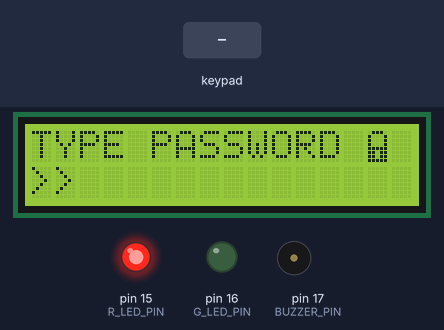
Recording of a sketch running on a simulated Arduino Leonardo, built with avr-gcc and run on an emulated ATmega32U4. Shown: 16×2 character LCD, output pins drawn as LEDs (lit = HIGH), buzzer (waves = sounding). Wiring (inferred from the names in the program): 4×3 keypad with keys 1 2 3 4 5 6 7 8 9 R 0 F: rows pin 6, pin 7, pin 8, pin 9; columns pin 10, pin 13, pin 14. Inputs (shaded band) come from the test bench. Pins used as bus, display or sensor lines are not drawn.

Above: at 1.2 s.
1.3 s: keypad keys 1 6 0 8 2 0 1 9 pressed 0.4 s apart
At 5.6 s:
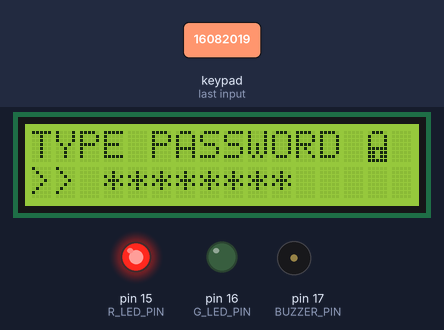
6.0 s: key 'F' pressed
At 8.8 s:
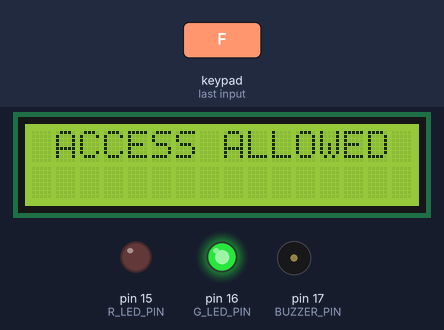
9.0 s: key 'R' pressed
At 9.4 s:
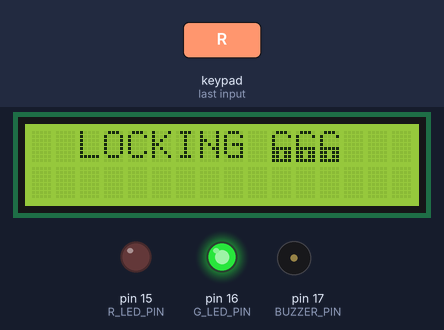
11.8 s: key 'F' pressed
At 14.6 s:
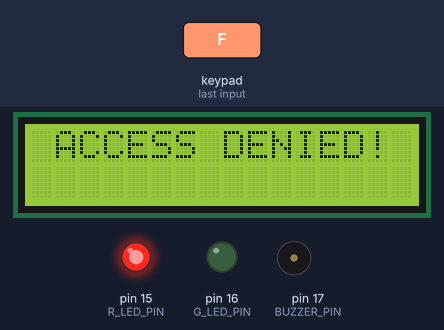
14.8 s: keypad keys 1 3 9 7 2 2 2 2 pressed 0.4 s apart
At 18.4 s:
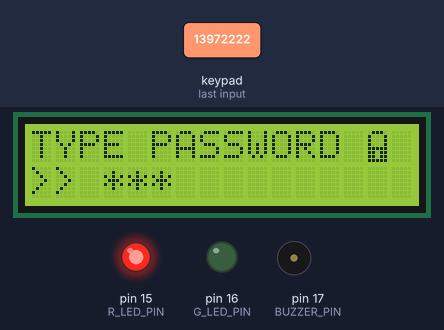
19.5 s: key 'F' pressed
At 23.2 s:
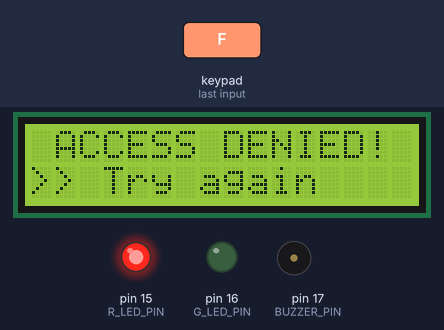
Timing chart, 0 to 23.5 s (numbered marks = the images above; inputs shaded):
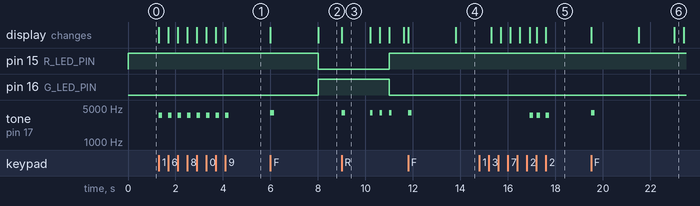

The sketch:

Keypad.ino
```cpp
/*
* Keypad.ino
*
* Created: 13/08/2019 18:51:10
* Author : Leonardo Lisa
*/

// NOTE:
// Useful link
// https://omerk.github.io/lcdchargen/

#include <LiquidCrystal.h>

// PINS
#define BUZZER_PIN 17

#define R_LED_PIN 15
#define G_LED_PIN 16

#define ROW0_PIN 6
#define ROW1_PIN 7
#define ROW2_PIN 8
#define ROW3_PIN 9
#define COLUMN0_PIN 10
#define COLUMN1_PIN 13
#define COLUMN2_PIN 14

#define ROWS 4
#define COLS 3

#define PASSWORD_LENGTH 8

const byte rs = 12, en = 11, d4 = 5, d5 = 4, d6 = 3, d7 = 2;
LiquidCrystal lcd(rs, en, d4, d5, d6, d7);

// OTHERS
#define DENIED 0
#define ALLOWED 1

// CONSTANTS
const byte row_pins[4] = {ROW0_PIN, ROW1_PIN, ROW2_PIN, ROW3_PIN};
const byte keys[ROWS][COLS] = {
  {1, 2, 3},
  {4, 5, 6},
  {7, 8, 9},
  {'R', 0,'F'}
};
byte padlock_lck[8] = {
  B01110,
  B10001,
  B10001,
  B10001,
  B11111,
  B11011,
  B11011,
  B11111
};
byte padlock_un[8] = {
  B01110,
  B10001,
  B10000,
  B10000,
  B11111,
  B11011,
  B11011,
  B11111
};
const byte password[PASSWORD_LENGTH]= {1, 6, 0, 8, 2, 0, 1, 9};

// VARIABLES
byte row = 0, column = 0, buffer_count = 0, access = 0, timeOUT = 0;
byte buffer_password[PASSWORD_LENGTH]= {};

void setup() {
  // Keypad pin configuration
  pinMode(ROW0_PIN, INPUT);
  digitalWrite(ROW0_PIN, HIGH);
  pinMode(ROW1_PIN, INPUT);
  digitalWrite(ROW1_PIN, HIGH);
  pinMode(ROW2_PIN, INPUT);
  digitalWrite(ROW2_PIN, HIGH);
  pinMode(ROW3_PIN, INPUT);
  digitalWrite(ROW3_PIN, HIGH);
  pinMode(COLUMN0_PIN, OUTPUT);
  digitalWrite(COLUMN0_PIN, LOW);
  pinMode(COLUMN1_PIN, OUTPUT);
  digitalWrite(COLUMN1_PIN, LOW);
  pinMode(COLUMN2_PIN, OUTPUT);
  digitalWrite(COLUMN2_PIN, LOW);
  // Led pin configuration
  pinMode(R_LED_PIN, OUTPUT);
  digitalWrite(R_LED_PIN, HIGH);
  pinMode(G_LED_PIN, OUTPUT);
  digitalWrite(G_LED_PIN, LOW);
  // Buzzer pin configuration
  pinMode(BUZZER_PIN, OUTPUT);
  digitalWrite(BUZZER_PIN, LOW);
  // Create a new custom characters
  lcd.createChar(0, padlock_lck);
  lcd.createChar(1, padlock_un);
  // Set up the LCD's number of columns and rows:
  lcd.begin(16, 2);
  // UI stuff
  lcd.print("TYPE PASSWORD ");
  lcd.write((uint8_t)0);
  lcd.setCursor(0, 1);
  lcd.print(">> ");
}

void loop() {
  loop:
  // The code below perform key capture, password check and UI (UI == User Interface)
  // Detect key press
  if(!(digitalRead(ROW0_PIN) & digitalRead(ROW1_PIN) & digitalRead(ROW2_PIN) & digitalRead(ROW3_PIN))) {
    // Decode key
    // Detect key row
    row = 0*!digitalRead(ROW0_PIN) + 1*!digitalRead(ROW1_PIN) + 2*!digitalRead(ROW2_PIN) + 3*!digitalRead(ROW3_PIN);
    // 0*!digitalRead(ROW0_PIN) can be replace with 0
    // This implementation inverts rows
    // row = 0*digitalRead(ROW0_PIN) + digitalRead(ROW1_PIN) + 2*digitalRead(ROW2_PIN) + 3*digitalRead(ROW3_PIN) - 3;
    // If multiple keys are pressed row could be grater than 3, the code below prevent this situation
    if(row >= ROWS) {
      row = 0;
      // Or you can handle this case in a different way
      }
    // Detect key column
    detectColumn:
    digitalWrite(COLUMN1_PIN, HIGH);
    digitalWrite(COLUMN2_PIN, HIGH);
    if(!digitalRead(row_pins[row])) {
      column = 0;
    }else{
      digitalWrite(COLUMN0_PIN, HIGH);
      digitalWrite(COLUMN1_PIN, LOW);
      if(!digitalRead(row_pins[row])) {
        column = 1;
        }else{
          digitalWrite(COLUMN1_PIN, HIGH);
          digitalWrite(COLUMN2_PIN, LOW);
          if(!digitalRead(row_pins[row])) {
            column = 2;
            }else{
              digitalWrite(COLUMN0_PIN, LOW);
              digitalWrite(COLUMN1_PIN, LOW);
              // If multiple keys are pressed the code below prevent infinite loop
              timeOUT++;
              if(timeOUT == 50) {
                timeOUT = 0;
                goto loop;
                }
              goto detectColumn;
              }
          }
    }
    // The two goto instructions could be replaced with for loops
    digitalWrite(COLUMN0_PIN, LOW);
    digitalWrite(COLUMN1_PIN, LOW);
    digitalWrite(COLUMN2_PIN, LOW);
    switch (keys[row][column]) {
    case 'R':
    // Buzzer tone
    tone(BUZZER_PIN, 3729, 150);
    if(buffer_count != 0) {
      buffer_count--;
      // UI stuff
      lcd.setCursor(buffer_count + 3, 1);
      lcd.print(" ");
      lcd.setCursor(buffer_count + 3, 1);
      }
      delay(300);
    break;
    case 'F':
    // Buzzer tone
    tone(BUZZER_PIN, 3951, 150);
    // Check password
    for(byte i = 0; buffer_password[i] == password[i]; i++) {
      if(i == PASSWORD_LENGTH - 1) {
        access = ALLOWED;
        break;
        }
      }
    // Clear buffer pointer and password buffer
    buffer_count = 0;
    for(byte c = 0; c != PASSWORD_LENGTH; c++) {
      buffer_password[c] = 0;
      }
    // UI stuff: padlock unlock animation
    lcd.setCursor(14, 0);
    lcd.write((uint8_t)1);
    delay(2000);
    if(access == ALLOWED) {
      // UI stuff
      lcd.clear();
      lcd.print(" ACCESS ALLOWED ");
      // Change led color: red --> greeen
      digitalWrite(R_LED_PIN, LOW);
      digitalWrite(G_LED_PIN, HIGH);
      // Lock again if 'F' is pressed
      while(digitalRead(ROW3_PIN)) {
        }
      // Buzzer tone
      tone(BUZZER_PIN, 3951, 150);
      access = DENIED;
      // UI stuff: padlock lock animation
      lcd.clear();
      lcd.print("  LOCKING ");
      lcd.write((uint8_t)1);
      lcd.write((uint8_t)1);
      lcd.write((uint8_t)1);
      delay(1200);
      lcd.setCursor(10, 0);
      lcd.write((uint8_t)0);
      // Buzzer tone
      tone(BUZZER_PIN, 3951, 100);
      delay(400);
      lcd.write((uint8_t)0);
      // Buzzer tone
      tone(BUZZER_PIN, 3951, 100);
      delay(400);
      lcd.write((uint8_t)0);
      // Buzzer tone
      tone(BUZZER_PIN, 3951, 100);
      // Change led color: greeen --> red
      digitalWrite(G_LED_PIN, LOW);
      digitalWrite(R_LED_PIN, HIGH);
      delay(600);
      }else{
        // UI stuff
        lcd.clear();
        lcd.print(" ACCESS DENIED! ");
        delay(1500);
        lcd.setCursor(0, 1);
        lcd.print(">> Try again");
        delay(400);
        lcd.print(".");
        delay(400);
        lcd.print(".");
        delay(400);
        lcd.print(".");
        delay(400);
        }
    lcd.clear();
    lcd.print("TYPE PASSWORD ");
    lcd.write((uint8_t)0);
    lcd.setCursor(0, 1);
    lcd.print(">> ");
    break;
    default:
    // Buzzer tone
    tone(BUZZER_PIN, 3520, 150);
    // Fill the password buffer and prevent overflow
    if(buffer_count != PASSWORD_LENGTH) {
      buffer_password[buffer_count] = keys[row][column];
      buffer_count++;
      // UI stuff
      lcd.print("*");
      }
      // Debouncing delay
      delay(300);
    break;
    }
  }
}
```

Measured:
- after the input at 1.3 s, tone on pin 17 (BUZZER_PIN): alternates 3520 Hz for 0.15 s and silent for 0.25 s, 16 changes in all, then stays silent, starting at once; the display: first changes at once (image 1 shows a later state)
- after the input at 6.0 s, pin 15 (R_LED_PIN): HIGH → LOW after 2.0 s; pin 16 (G_LED_PIN): LOW → HIGH after 2.0 s; tone on pin 17 (BUZZER_PIN): silent → 3951 Hz at once, → silent 0.15 s later; the display: first changes at once (image 2 shows a later state)
- after the input at 9.0 s, pin 15 (R_LED_PIN): LOW → HIGH after 2.0 s; pin 16 (G_LED_PIN): HIGH → LOW after 2.0 s; tone on pin 17 (BUZZER_PIN): plays 3951 Hz for 0.15 s, 3951 Hz for 0.10 s, 3951 Hz for 0.10 s, 3951 Hz for 0.10 s, starting at once; the display: changes at once (image 3)
- after the input at 11.8 s, tone on pin 17 (BUZZER_PIN): silent → 3951 Hz at once, → silent 0.15 s later; the display: first changes at once (image 4 shows a later state)
- after the input at 14.8 s, tone on pin 17 (BUZZER_PIN): goes 3520 Hz 0.15 s, silent 0.15 s, 3520 Hz 0.15 s, silent 0.24 s, 3520 Hz 0.15 s, then silent, starting after 2.1 s; the display: first differs from a run without the input after 2.1 s (image 5 shows a later state)
- after the input at 19.5 s, tone on pin 17 (BUZZER_PIN): silent → 3951 Hz at once, → silent 0.15 s later; the display: first changes at once (image 6 shows a later state)
